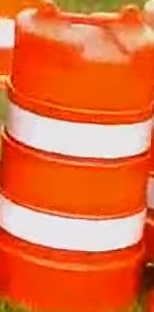
#> input picture na20b013-bindusara/barrel.jpg, 154 x 312 px; the run also reads 1 picture not shown here
$ python task2solution.py
#> lines starting #> are read from the running program, lines starting #| are printed output that depends on the picture; after the words box and inside, x2 and y2 are one past the last pixel; in counts of white or black regions, pixels touching at a corner belong together; pictures that were not available may be replaced by others from this repository, and a replacement may not be noted
import cv2

barrel = cv2.imread('barrel.jpg')
#> barrel is the input picture: shape (312, 154, 3); mean B, G, R 61.6, 109.7, 230.5
barrel_hsv = cv2.cvtColor(barrel, cv2.COLOR_BGR2HSV)
#> barrel_hsv: shape (312, 154, 3); mean H, S, V 23.2, 187.4, 230.6

target_histogram = cv2.calcHist([barrel_hsv], [0, 1], None, [180, 256], [0, 180, 0, 256])
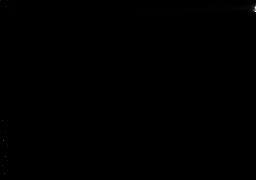
#> target_histogram: shape (180, 256) float32; min 0, max 2274, mean 1; drawn with min black and max white
cv2.normalize(target_histogram, target_histogram, 0, 255, cv2.NORM_MINMAX)
#> target_histogram: shape (180, 256) float32; 9.09% of pixels changed, all inside (x1, y1, x2, y2) = (0, 0, 256, 180)
capture = cv2.VideoCapture('video.mp4')

True_condition = True

while True_condition:
	True_condition, frame = capture.read()
	hsv_frame = cv2.cvtColor(frame, cv2.COLOR_BGR2HSV)
	back_proj = cv2.calcBackProject([hsv_frame], [0, 1], target_histogram, [0, 180, 0, 256], 1)
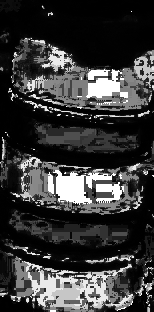
#> back_proj: shape (312, 154); min 0, max 255, mean 57.1
	convol = cv2.getStructuringElement(cv2.MORPH_ELLIPSE, (5, 5))
	cv2.filter2D(back_proj, -1, convol, back_proj)
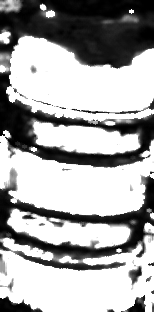
#> back_proj: shape (312, 154); min 0, max 255, mean 166.6
	_,thresh = cv2.threshold(back_proj, 20,255, cv2.THRESH_BINARY)
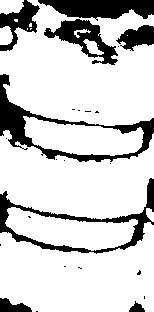
#> thresh: shape (312, 154); 80.9% white; 24 black regions (16 under 20 px), largest, box (x1, y1, x2, y2) and area: (0, 74, 154, 162) 2455, (0, 178, 154, 254) 1916, (38, 0, 154, 21) 1675
	final = cv2.merge((thresh, thresh, thresh))
	result = cv2.bitwise_and(frame, final)
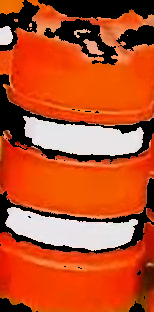
#> result: shape (312, 154, 3); mean B, G, R 39.7, 80.1, 188.7
	cv2.imshow( 'final result',result)

	if cv2.waitKey(30) == 27: #esc character
#> (key Esc is pressed here)
		break
